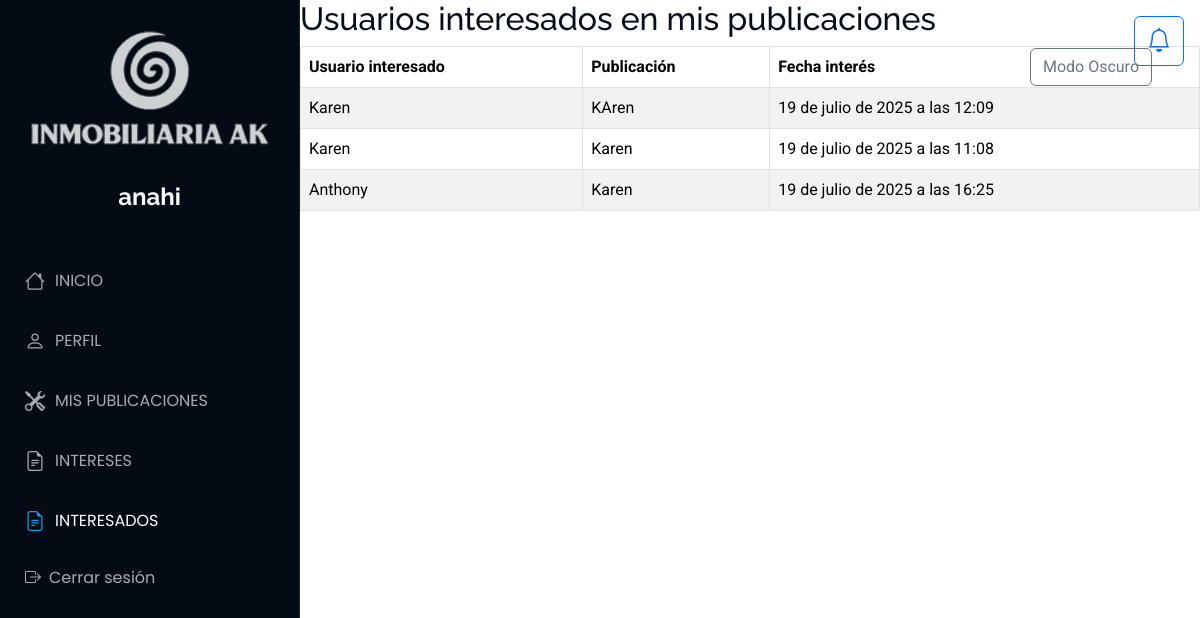
Before: /Interesados/mis-interesados (signed in) with the older database file.
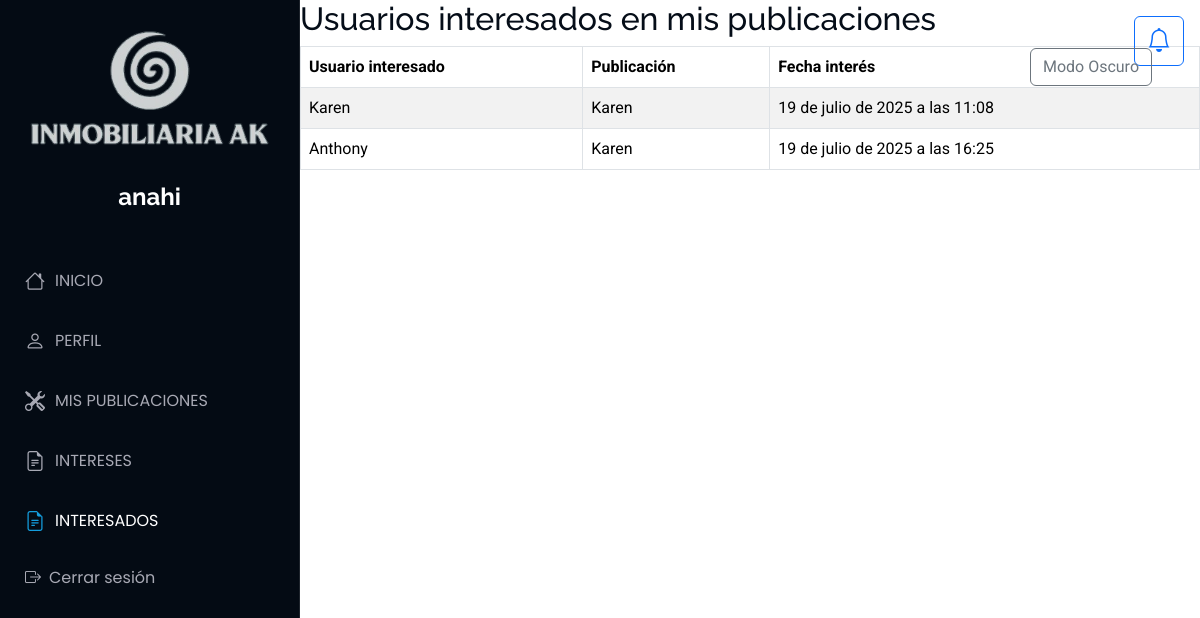
After: the same page with the newer database file.
### Aplicaciones/Interez/models.py (models this page shows)
class Interez(models.Model):
    usuario = models.ForeignKey(Usuario, on_delete=models.CASCADE)
    propiedad = models.ForeignKey(Propiedad, on_delete=models.CASCADE)
    fecha_interes = models.DateTimeField(auto_now_add=True)

### Aplicaciones/Usuario/models.py (models this page shows)
class Usuario(models.Model):
    usuario = models.CharField(max_length=150, unique=True)
    contrasena = models.CharField(max_length=128)
    correo = models.EmailField(unique=True,null=True, blank=True)
    telefono = models.CharField(null=True, blank=True)
    fecha_registro = models.DateTimeField(auto_now_add=True,null=True, blank=True)
    telegram_id = models.CharField(max_length=50, null=True, blank=True)

### Aplicaciones/Publicaciones/models.py (models this page shows)
class Propiedad(models.Model):
    id_propiedad = models.AutoField(primary_key=True)
    titulo = models.CharField(max_length=200)
    imagen = models.FileField(upload_to='propiedades/')
    descripcion = models.TextField()
    precio = models.DecimalField(max_digits=12, decimal_places=2)
    ubicacion=models.CharField(max_length=200,null=True,blank=True)
    usuario = models.ForeignKey(Usuario, on_delete=models.CASCADE)
    latitud = models.DecimalField(max_digits=9, decimal_places=7)
    longitud = models.DecimalField(max_digits=10, decimal_places=7)
    estado = models.CharField(max_length=50)
    fecha_publicacion = models.DateTimeField(auto_now_add=True)
    fecha_actualizacion = models.DateTimeField(auto_now=True,null=True,blank=True)

### Aplicaciones/Interesados/views.py (the view)
# urls.py: path('mis-interesados', views.interesados_en_mis_publicaciones, name='mis_interesados'),
def interesados_en_mis_publicaciones(request):
    usuario_id = request.session.get('usuario_id')
    if not usuario_id:
        return redirect('iniciosesion')
    usuario_actual = Usuario.objects.get(id=usuario_id)
    mis_publicaciones = Propiedad.objects.filter(usuario=usuario_actual)
    intereses = Interez.objects.filter(propiedad__in=mis_publicaciones).select_related('usuario', 'propiedad')
    return render(request, 'lista.html', {'intereses': intereses})

### Aplicaciones/Interesados/templates/lista.html
{% extends 'plantilla.html' %}
{% load static %}
{% block body %}
<main>
    <h2>Usuarios interesados en mis publicaciones</h2>
    <table class="table table-bordered table-striped table-hover">
        <thead>
            <tr>
                <th>Usuario interesado</th>
                <th>Publicación</th>
                <th>Fecha interés</th>
            </tr>
        </thead>
        <tbody>
            {% for interes in intereses %}
                <tr>
                    <td>{{ interes.usuario.usuario }}</td>
                    <td>{{ interes.propiedad.titulo }}</td>
                    <td>{{ interes.fecha_interes }}</td>
                </tr>
            {% empty %}
                <tr><td colspan="3">No hay usuarios interesados en tus publicaciones aún.</td></tr>
            {% endfor %}
        </tbody>
    </table>
</main>
{% endblock %}

Changed rows visible on the page:
removed Interez: usuario.usuario "Karen", propiedad.titulo "KAren", fecha_interes "19 de julio de 2025 a las 12:09"
